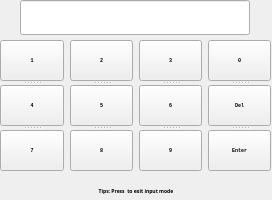
<?xml version="1.0" encoding="UTF-8"?>
<ui version="4.0">
 <class>InputNum_Widget</class>
 <widget class="QWidget" name="InputNum_Widget">
  <property name="geometry">
   <rect>
    <x>0</x>
    <y>0</y>
    <width>272</width>
    <height>200</height>
   </rect>
  </property>
  <property name="windowTitle">
   <string>InputNumber</string>
  </property>
  <widget class="QLineEdit" name="Input_LineEdit">
   <property name="geometry">
    <rect>
     <x>20</x>
     <y>0</y>
     <width>230</width>
     <height>35</height>
    </rect>
   </property>
   <property name="font">
    <font>
     <family>Sans</family>
     <pointsize>6</pointsize>
     <weight>50</weight>
     <bold>false</bold>
    </font>
   </property>
   <property name="focusPolicy">
    <enum>Qt::ClickFocus</enum>
   </property>
  </widget>
  <widget class="QWidget" name="layoutWidget">
   <property name="geometry">
    <rect>
     <x>0</x>
     <y>40</y>
     <width>271</width>
     <height>131</height>
    </rect>
   </property>
   <property name="font">
    <font>
     <pointsize>4</pointsize>
    </font>
   </property>
   <layout class="QGridLayout" name="gridLayout_2">
    <item row="0" column="2">
     <widget class="QSplitter" name="splitter_7">
      <property name="font">
       <font>
        <pointsize>4</pointsize>
       </font>
      </property>
      <property name="orientation">
       <enum>Qt::Vertical</enum>
      </property>
      <widget class="QPushButton" name="Button_3">
       <property name="font">
        <font>
         <family>Courier New</family>
         <pointsize>4</pointsize>
         <weight>75</weight>
         <bold>true</bold>
        </font>
       </property>
       <property name="focusPolicy">
        <enum>Qt::NoFocus</enum>
       </property>
       <property name="text">
        <string>3</string>
       </property>
      </widget>
      <widget class="QPushButton" name="Button_6">
       <property name="font">
        <font>
         <family>Courier New</family>
         <pointsize>4</pointsize>
         <weight>75</weight>
         <bold>true</bold>
        </font>
       </property>
       <property name="focusPolicy">
        <enum>Qt::NoFocus</enum>
       </property>
       <property name="text">
        <string>6</string>
       </property>
      </widget>
      <widget class="QPushButton" name="Button_9">
       <property name="font">
        <font>
         <family>Courier New</family>
         <pointsize>4</pointsize>
         <weight>75</weight>
         <bold>true</bold>
        </font>
       </property>
       <property name="focusPolicy">
        <enum>Qt::NoFocus</enum>
       </property>
       <property name="text">
        <string>9</string>
       </property>
      </widget>
     </widget>
    </item>
    <item row="0" column="0">
     <widget class="QSplitter" name="splitter_5">
      <property name="font">
       <font>
        <pointsize>4</pointsize>
       </font>
      </property>
      <property name="orientation">
       <enum>Qt::Vertical</enum>
      </property>
      <widget class="QPushButton" name="Button_1">
       <property name="font">
        <font>
         <family>Courier New</family>
         <pointsize>4</pointsize>
         <weight>75</weight>
         <bold>true</bold>
        </font>
       </property>
       <property name="focusPolicy">
        <enum>Qt::NoFocus</enum>
       </property>
       <property name="text">
        <string>1</string>
       </property>
      </widget>
      <widget class="QPushButton" name="Button_4">
       <property name="font">
        <font>
         <family>Courier New</family>
         <pointsize>4</pointsize>
         <weight>75</weight>
         <bold>true</bold>
        </font>
       </property>
       <property name="focusPolicy">
        <enum>Qt::NoFocus</enum>
       </property>
       <property name="text">
        <string>4</string>
       </property>
      </widget>
      <widget class="QPushButton" name="Button_7">
       <property name="font">
        <font>
         <family>Courier New</family>
         <pointsize>4</pointsize>
         <weight>75</weight>
         <bold>true</bold>
        </font>
       </property>
       <property name="focusPolicy">
        <enum>Qt::NoFocus</enum>
       </property>
       <property name="text">
        <string>7</string>
       </property>
      </widget>
     </widget>
    </item>
    <item row="0" column="1">
     <widget class="QSplitter" name="splitter_6">
      <property name="font">
       <font>
        <pointsize>4</pointsize>
       </font>
      </property>
      <property name="orientation">
       <enum>Qt::Vertical</enum>
      </property>
      <widget class="QPushButton" name="Button_2">
       <property name="font">
        <font>
         <family>Courier New</family>
         <pointsize>4</pointsize>
         <weight>75</weight>
         <bold>true</bold>
        </font>
       </property>
       <property name="focusPolicy">
        <enum>Qt::NoFocus</enum>
       </property>
       <property name="text">
        <string>2</string>
       </property>
      </widget>
      <widget class="QPushButton" name="Button_5">
       <property name="font">
        <font>
         <family>Courier New</family>
         <pointsize>4</pointsize>
         <weight>75</weight>
         <bold>true</bold>
        </font>
       </property>
       <property name="focusPolicy">
        <enum>Qt::NoFocus</enum>
       </property>
       <property name="text">
        <string>5</string>
       </property>
      </widget>
      <widget class="QPushButton" name="Button_8">
       <property name="font">
        <font>
         <family>Courier New</family>
         <pointsize>4</pointsize>
         <weight>75</weight>
         <bold>true</bold>
        </font>
       </property>
       <property name="focusPolicy">
        <enum>Qt::NoFocus</enum>
       </property>
       <property name="text">
        <string>8</string>
       </property>
      </widget>
     </widget>
    </item>
    <item row="0" column="3">
     <widget class="QSplitter" name="splitter_8">
      <property name="font">
       <font>
        <pointsize>4</pointsize>
       </font>
      </property>
      <property name="orientation">
       <enum>Qt::Vertical</enum>
      </property>
      <widget class="QPushButton" name="Button_0">
       <property name="font">
        <font>
         <family>Courier New</family>
         <pointsize>4</pointsize>
         <weight>75</weight>
         <bold>true</bold>
        </font>
       </property>
       <property name="focusPolicy">
        <enum>Qt::NoFocus</enum>
       </property>
       <property name="text">
        <string>0</string>
       </property>
      </widget>
      <widget class="QPushButton" name="Del_Button">
       <property name="font">
        <font>
         <family>Courier New</family>
         <pointsize>4</pointsize>
         <weight>75</weight>
         <bold>true</bold>
        </font>
       </property>
       <property name="focusPolicy">
        <enum>Qt::NoFocus</enum>
       </property>
       <property name="text">
        <string>Del</string>
       </property>
      </widget>
      <widget class="QPushButton" name="Enter_Button">
       <property name="font">
        <font>
         <family>Courier New</family>
         <pointsize>4</pointsize>
         <weight>75</weight>
         <bold>true</bold>
        </font>
       </property>
       <property name="focusPolicy">
        <enum>Qt::NoFocus</enum>
       </property>
       <property name="text">
        <string>Enter</string>
       </property>
      </widget>
     </widget>
    </item>
   </layout>
  </widget>
  <widget class="QLabel" name="Tips_Label">
   <property name="geometry">
    <rect>
     <x>0</x>
     <y>180</y>
     <width>272</width>
     <height>21</height>
    </rect>
   </property>
   <property name="font">
    <font>
     <family>文泉驿正黑</family>
     <pointsize>4</pointsize>
     <weight>75</weight>
     <bold>true</bold>
    </font>
   </property>
   <property name="text">
    <string>Tips: Press &lt;Enter&gt; to exit input mode</string>
   </property>
   <property name="textFormat">
    <enum>Qt::PlainText</enum>
   </property>
   <property name="alignment">
    <set>Qt::AlignCenter</set>
   </property>
  </widget>
 </widget>
 <resources/>
 <connections/>
</ui>
